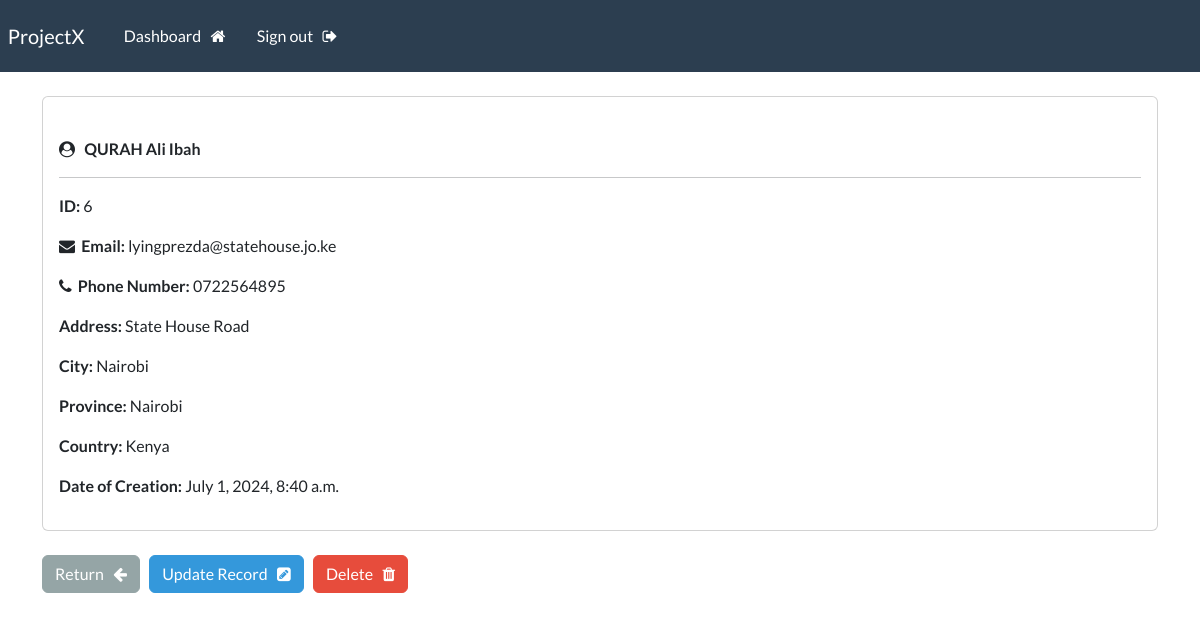
The app's page /record/6 (signed in) with its own data.
### webapp/models.py (models this page shows, shortened)
class Record(models.Model):
    creation_date = models.DateTimeField(auto_now_add=True)
    first_name = models.CharField(max_length=30)
    last_name = models.CharField(max_length=30)
    email = models.CharField(max_length=75)
    phone = models.CharField(max_length=25)
    address = models.CharField(max_length=50)
    city = models.CharField(max_length=50)
    province = models.CharField(max_length=50)
    country = models.CharField(max_length=50)

### webapp/views.py (the view)
# urls.py: path('record/<int:pk>', views.singular_record, name="record"),
@login_required(login_url='my-login')
def singular_record(request, pk):
    all_records = Record.objects.get(id=pk)
    context = {'record':all_records}
    return render(request, 'webapp/view-record.html', context=context)

### webapp/templates/webapp/view-record.html (shortened to what this page needs)
{% extends "webapp/base.html" %}
{% block content %}
    <div class="card">
        <div class="card-body">
            <i class="fa fa-user-circle" aria-hidden="true"></i> &nbsp;
            <strong>
                {{record.last_name|upper}}
                {{record.first_name}}
            </strong>
            <hr>
            <p> <strong>ID: </strong>  {{record.id}} </p>
            <p> <strong><i class="fa fa-envelope" aria-hidden="true"></i>&nbsp; Email: </strong> {{record.email}} </p>
            <p> <strong><i class="fa fa-phone" aria-hidden="true"></i>&nbsp; Phone Number: </strong> {{record.phone}} </p>
            <p> <strong>Address: </strong> {{record.address}} </p>
            <p> <strong>City: </strong> {{record.city}} </p>
            <p> <strong>Province: </strong> {{record.province}} </p>
            <p> <strong>Country: </strong> {{record.country}} </p>
            <p> <strong>Date of Creation: </strong> {{record.creation_date}} </p>
        </div>
    </div>
    <br>
    <a href="{% url 'dashboard' %}" class="btn btn-secondary">Return &nbsp; <i class="fa fa-arrow-left" aria-hidden="true"></i></a>
    <a href="{% url 'update-record' record.id %}" class="btn btn-info">Update Record &nbsp; <i class="fa fa-pencil-square" aria-hidden="true"></i></a>
    <a href="{% url 'delete-record' record.id %}" class="btn btn-danger">Delete &nbsp; <i class="fa fa-trash" aria-hidden="true"></i></a>
{% endblock %}

### records on screen
Record: last_name "QURAH", first_name "Ali Ibah", id "6", email "lyingprezda@statehouse.jo.ke", phone "0722564895", address "State House Road", city "Nairobi", province "Nairobi", country "Kenya", creation_date "July 1, 2024, 8:40 a.m."
